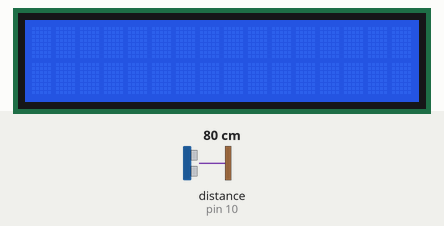
The sketch below on a simulated Arduino Uno, built with avr-gcc and run on an emulated ATmega328P. Parts: 16×2 character LCD. Inputs (shaded band) come from the test bench; at power-on: distance to the obstacle (sensor on pin 10) 80 cm. The echo pulse lasts 58.3 µs per cm; what the sketch prints to the serial monitor is not drawn.

Above: at 1.2 s.
1.3 s: distance to the obstacle (sensor on pin 10) set to 16 cm
2.8 s: distance to the obstacle (sensor on pin 10) set to 12 cm
At 3.1 s:
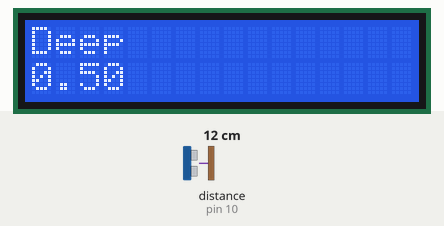
5.8 s: distance to the obstacle (sensor on pin 10) set to 2 cm
At 6.4 s:
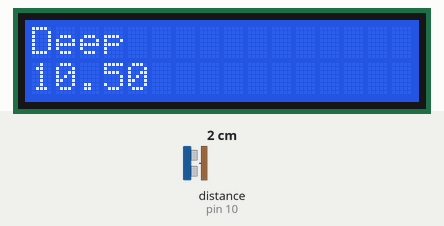
7.4 s: distance to the obstacle (sensor on pin 10) set to 9 cm
At 8.2 s:
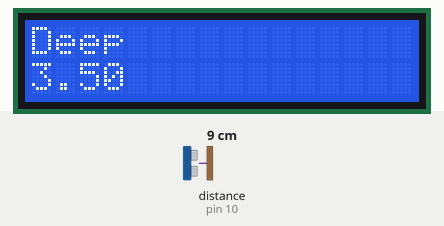
Timing chart, 0 to 10.4 s (numbered marks = the images above; inputs shaded):
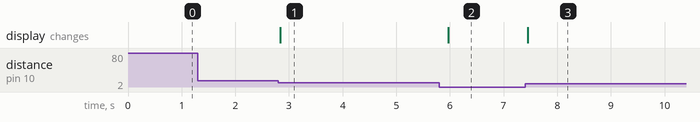

Measured:
- the behaviour switches between 14 and 13 cm on distance to the obstacle (sensor on pin 10) (found by bisection; images 0 and 1)
- after the input at 1.3 s, every drawn part: stays the same
- after the input at 2.8 s, the display: changes at once (image 1)
- after the input at 5.8 s, the display: changes after 0.17 s (image 2)
- after the input at 7.4 s, the display: changes after 0.05 s (image 3)

The sketch:

water_level_measure.ino
```cpp
#include <Wire.h>
#include <LiquidCrystal_I2C.h>
#include <NewPing.h>

// Define the pins for the ultrasonic sensor
#define TRIGGER_PIN 12
#define ECHO_PIN 10
#define MAX_DISTANCE 200 // Maximum distance we want to measure (in centimeters)

// Initialize the ultrasonic sensor
NewPing sonar(TRIGGER_PIN, ECHO_PIN, MAX_DISTANCE);

// Initialize the LCD with I2C address 0x27 and size 16x2
LiquidCrystal_I2C lcd(0x27, 16, 2);

// Variable to store the adjusted distance
float adjustedDistance;

void setup() {
  // Initialize the LCD
  lcd.init();
  // Turn on the LCD backlight
  lcd.backlight();
  // Initialize serial communication for debugging
  Serial.begin(9600);
}

void loop() {
  // Read the distance from the ultrasonic sensor
  unsigned int distance = sonar.ping_cm();

  // Print the distance to the Serial Monitor for debugging
  Serial.print("Distance: ");
  Serial.println(distance);

  // Check if the distance is less than 14 cm
  if (distance > 0 && distance < 14) {
    // Calculate the adjusted distance
    adjustedDistance = 12.50 - distance;

    // Clear the LCD display
    lcd.clear();

    // Print "Deep" on the first line of the LCD
    lcd.setCursor(0, 0);
    lcd.print("Deep");

    // Print the adjusted distance on the second line of the LCD
    lcd.setCursor(0, 1);
    lcd.print(adjustedDistance);

    // Print the adjusted distance to the Serial Monitor for debugging
    Serial.print("Adjusted Distance: ");
    Serial.println(adjustedDistance);
  }

  // Delay to control the refresh rate of the loop
  delay(150);
}
```
